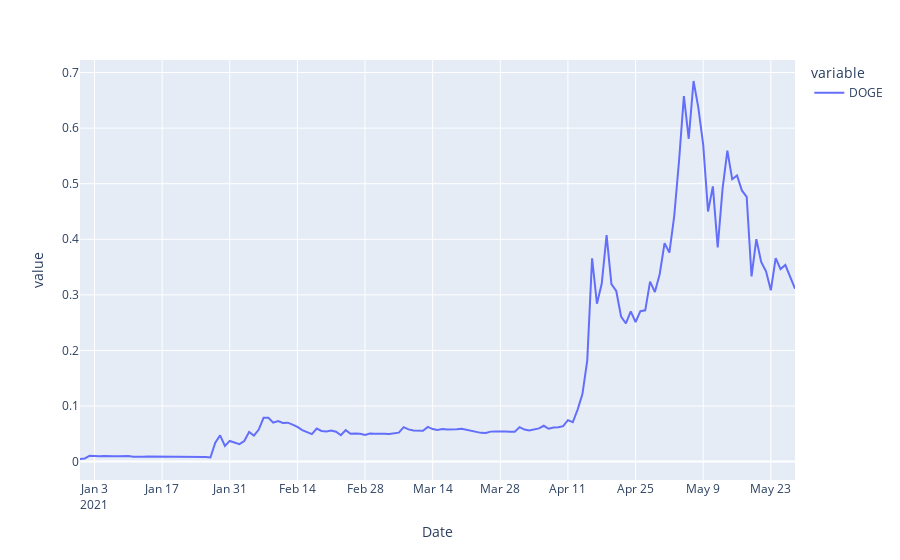

The code cell stored with this chart in its notebook:
### Markdown cell above
# Observation: 
- ETH also follows a similar pattern. In April 2021 end, everyone saw the sudden rise in prices of BTC and DOGE and bought ETH. This led to a sudden increase in the price of ETH as well.
- The mountain fell down as quickly as it rose. People who bought at the high faced enormous losses.

### Code cell
# Let's see DOGECOIN
fig = px.line(crypto, y=['DOGE'] )
fig.show()

### Figure 1 — Plotly figure (JSON) as saved in the notebook; plotly's stock layout.template omitted (floating-point values rounded to 4 significant figures; data arrays with more than 128 entries replaced by an {"elided": "..."} marker saying what was removed)
{"data": [{"hovertemplate": "variable=DOGE<br>Date=%{x}<br>value=%{y}<extra></extra>", "legendgroup": "DOGE", "line": {"color": "#636efa", "dash": "solid"}, "marker": {"symbol": "circle"}, "mode": "lines", "name": "DOGE", "orientation": "v", "showlegend": true, "type": "scatter", "x": {"elided": "149 str values"}, "xaxis": "x", "y": {"elided": "149 float values"}, "yaxis": "y"}], "layout": {"legend": {"title": {"text": "variable"}, "tracegroupgap": 0}, "margin": {"t": 60}, "xaxis": {"anchor": "y", "domain": [0, 1], "title": {"text": "Date"}}, "yaxis": {"anchor": "x", "domain": [0, 1], "title": {"text": "value"}}}}
